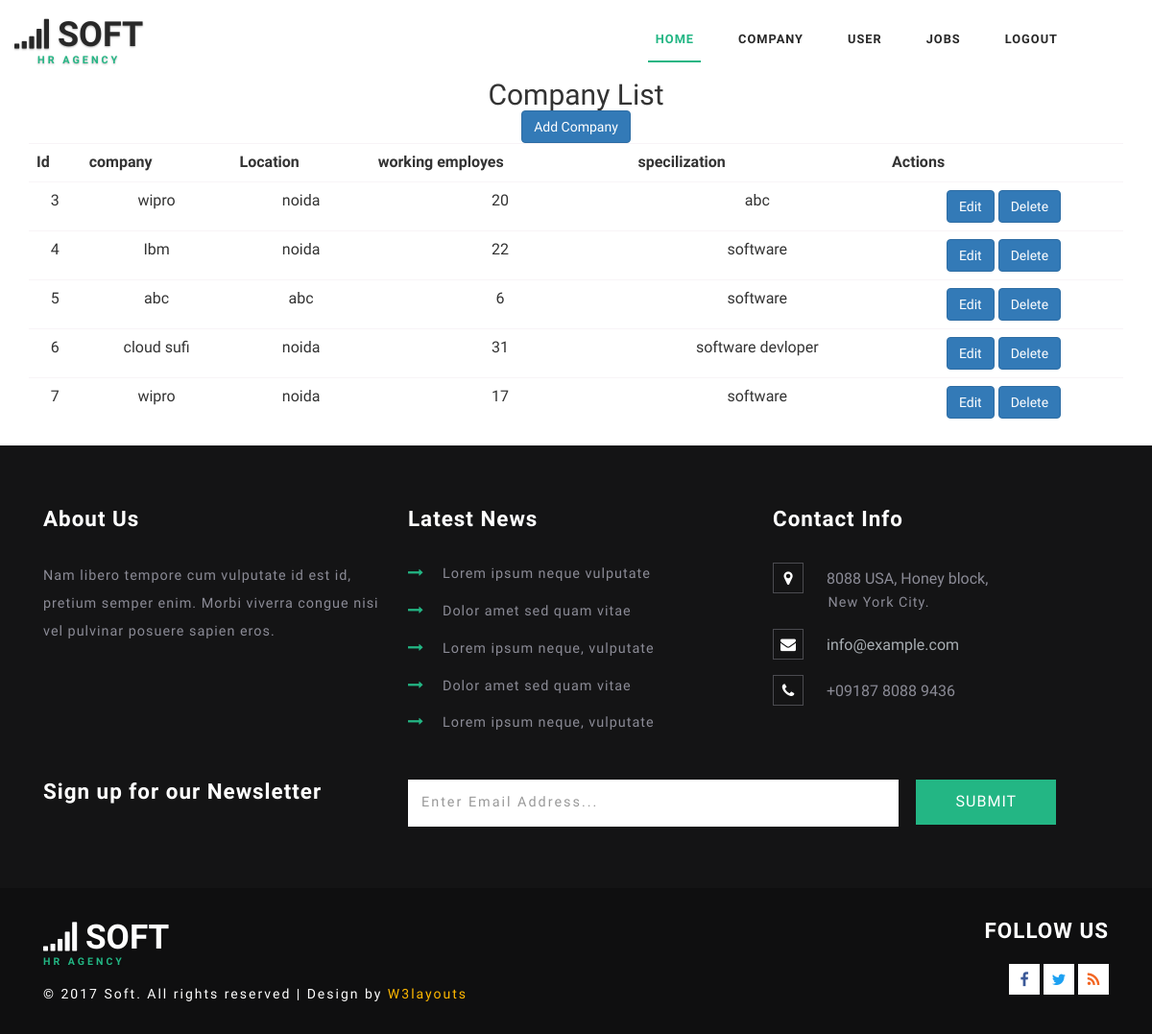
Before: /all_company (signed in) with the older database file.
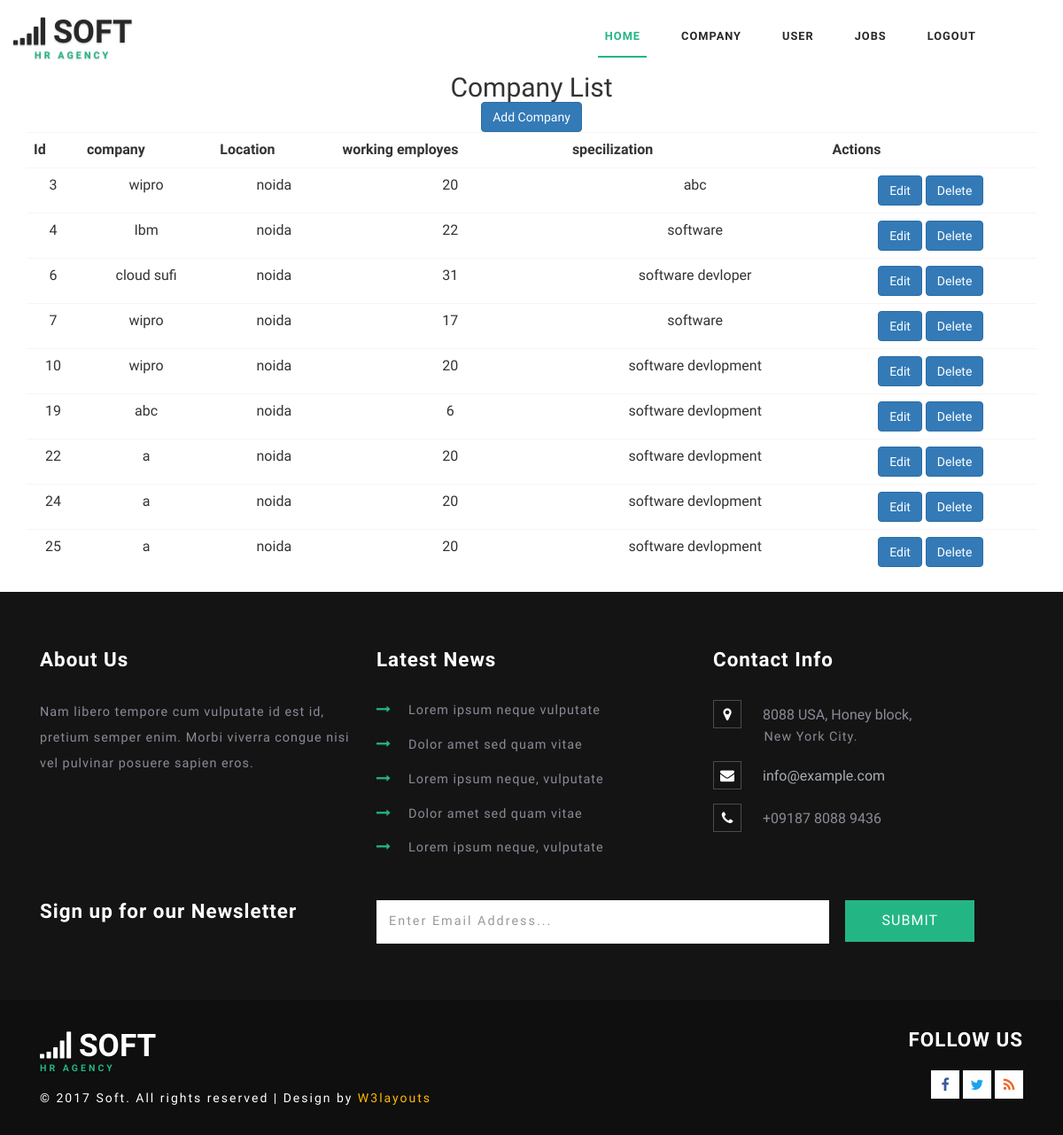
After: the same page with the newer database file.
### temp/models.py (models this page shows)
class company(models.Model):
    comapany_name=models.CharField(max_length=100)
    location=models.CharField(max_length=200)
    working_employes=models.CharField(max_length=200)
    Specialization=models.CharField(max_length=150)

### temp/views.py (the view)
# urls.py: path('all_company', views.all_companies, name="all_company"),
@login_required(login_url = '/login')
def all_companies(request):
    companies = company.objects.all()
    print(companies)
    return render(request, "temp/all_company.html", {"companies": companies})

### temp/templates/temp/all_company.html
{% extends 'temp/admin_layout.html' %}
{% block body %}
<div class="container p-4 text-center">
    <h2>Company List</h2><a href = "{% url 'add_company' %}" type="button" align="right" class="btn btn-primary">Add Company</a>
    <table class="table mt-3">
        <tr>
            <th>Id</th>
            <th>company</th>
            <th>Location</th>
            <th>working employes</th>
            <th>specilization</th>
            <th>Actions</th>
        </tr>
        {% for i in companies %}
            <tr>
                <td>{{i.id}}</td>
                <td>{{i.comapany_name}}</td>
                <td>{{i.location}}</td>
                <td>{{i.working_employes}}</td>
                <td>{{i.Specialization}}</td>
                <td>
                    <a href ="{% url 'edit_company' i.id %}" class= 'btn btn-primary'>Edit</a>
                    <a href ="{% url 'delete_company' i.id %}" class= 'btn btn-primary'>Delete</a>
                </td>
            </tr>
        {% endfor %}
     </table>
</div>
{% endblock %}

### temp/templates/temp/admin_layout.html (shortened to what this page needs)
<!DOCTYPE html>
{% load static %}
<html>
<head>
	<link href="{% static 'assets/css/bootstrap.css' %}"rel="stylesheet" type="text/css" media="all" />
	<link href="{% static 'assets/css/style.css' %}" rel="stylesheet" type="text/css" media="all" />
	<link href="{% static 'assets/css/font-awesome.css' %}" rel="stylesheet">
</head>
<body>
	<div class="header" id="home">
		<div class="content white agile-info">
			<nav class="navbar navbar-default" role="navigation">
				<div class="container">
					<div class="navbar-header">
						<a class="navbar-brand" href="index.html">
							<h1><span class="fa fa-signal" aria-hidden="true"></span> Soft <label>Hr Agency</label></h1>
						</a>
					</div>
					<div class="collapse navbar-collapse" id="bs-example-navbar-collapse-1">
						<nav class="link-effect-2" id="link-effect-2">
							<ul class="nav navbar-nav">
								<li class="active"><a href="index.html" class="effect-3">Home</a></li>
                                <li><a href=" {% url 'all_company' %}" class="effect-3">Company</a></li>
								<li><a href="{% url 'all_user' %}" class="effect-3">user</a></li>
								<li><a href="{% url 'all_jobs' %}" class="effect-3">Jobs</a></li>
								<li><a href="{% url 'logout' %}" class="effect-3">logout</a></li>
						</nav>
					</div>
				</div>
			</nav>
		</div>
	</div>
    {% block body %}
    {% endblock %}
	<div class="footer_top_agileits">
		<div class="container">
			<div class="col-md-4 footer_grid">
				<h3>About Us</h3>
				<p>Nam libero tempore cum vulputate id est id, pretium semper enim. Morbi viverra congue nisi vel pulvinar posuere sapien
					eros.
				</p>
			</div>
			<div class="col-md-4 footer_grid">
				<h3>Latest News</h3>
				<ul class="footer_grid_list">
					<li><i class="fa fa-long-arrow-right" aria-hidden="true"></i>
						<a href="single.html" >Lorem ipsum neque vulputate </a>
					</li>
					<li><i class="fa fa-long-arrow-right" aria-hidden="true"></i>
						<a href="single.html" >Dolor amet sed quam vitae</a>
					</li>
					<li><i class="fa fa-long-arrow-right" aria-hidden="true"></i>
						<a href="single.html" >Lorem ipsum neque, vulputate </a>
					</li>
					<li><i class="fa fa-long-arrow-right" aria-hidden="true"></i>
						<a href="single.html" >Dolor amet sed quam vitae</a>
					</li>
					<li><i class="fa fa-long-arrow-right" aria-hidden="true"></i>
						<a href="single.html" >Lorem ipsum neque, vulputate </a>
					</li>
				</ul>
			</div>
			<div class="col-md-4 footer_grid">
				<h3>Contact Info</h3>
				<ul class="address">
					<li><i class="fa fa-map-marker" aria-hidden="true"></i>8088 USA, Honey block, <span>New York City.</span></li>
					<li><i class="fa fa-envelope" aria-hidden="true"></i><a href="mailto:info@example.com">info@example.com</a></li>
					<li><i class="fa fa-phone" aria-hidden="true"></i>+09187 8088 9436</li>
				</ul>
			</div>
			<div class="clearfix"> </div>
			<div class="footer_grids">
				<div class="col-md-4 footer_grid_left">
					<h3>Sign up for our Newsletter</h3>
				</div>
				<div class="col-md-8 footer_grid_right">
					<form action="#" method="post">
						<input type="email" name="Email" placeholder="Enter Email Address..." required="">
						<input type="submit" value="Submit">
					</form>
				</div>
			</div>
		</div>
	</div>
	<div class="footer_w3ls">
		<div class="container">
			<div class="footer_bottom">
				<div class="col-md-9 footer_bottom_grid">
					<div class="footer_bottom1">
						<a href="index.html">
							<h2><span class="fa fa-signal" aria-hidden="true"></span> Soft <label>Hr Agency</label></h2>
						</a>
						<p>© 2017 Soft. All rights reserved | Design by <a href="http://w3layouts.com">W3layouts</a></p>
					</div>
				</div>
				<div class="col-md-3 footer_bottom_grid">
					<h6>Follow Us</h6>
					<div class="social">
						<ul>
							<li><a href="#"><i class="fa fa-facebook"></i></a></li>
							<li><a href="#"><i class="fa fa-twitter"></i></a></li>
							<li><a href="#"><i class="fa fa-rss"></i></a></li>
						</ul>
					</div>
				</div>
				<div class="clearfix"> </div>
			</div>
		</div>
	</div>
</body>
</html>

Changed rows visible on the page:
removed company: id "5", comapany_name "abc", location "abc", working_employes "6", Specialization "software"
added company: id "10", comapany_name "wipro", location "noida", working_employes "20", Specialization "software devlopment"
added company: id "19", comapany_name "abc", location "noida", working_employes "6", Specialization "software devlopment"
added company: id "22", comapany_name "a", location "noida", working_employes "20", Specialization "software devlopment"
added company: id "24", comapany_name "a", location "noida", working_employes "20", Specialization "software devlopment"
added company: id "25", comapany_name "a", location "noida", working_employes "20", Specialization "software devlopment"
